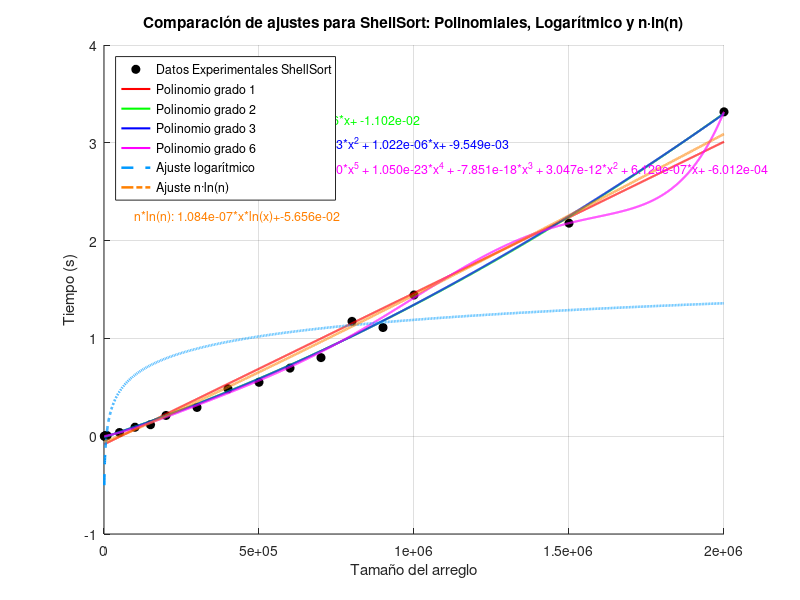

Here is the MATLAB script that generated this plot:
%% COMPARACIÓN DE AJUSTES: POLINOMIAL, LOGARÍTMICO Y n·ln(n) CON ECUACIONES
clear; clc; close all;

%% VALORES DE X
x = [1000
2000
3000
4000
5000
8000
10000
50000
100000
150000
200000
300000
400000
500000
600000
700000
800000
900000
1000000
1500000
2000000];

%% VALORES DE Y = F(x) EN SEGUNDOS
y = [0.000288963
0.000607014
0.000930071
0.001741171
0.002198935
0.004595995
0.00604105
0.037870884
0.091742992
0.117455006
0.212248087
0.294024944
0.484599114
0.551220179
0.696110964
0.803566217
1.174203157
1.111202955
1.443839073
2.178182125
3.316643
];

%% CONFIGURACIÓN DE AJUSTES POLINOMIALES
grados = [1, 2, 3, 6];             % Grados polinomiales
colors = ['r', 'g', 'b', 'm'];     % Colores para polinomios
linewidths = 1.5;

%% ESPACIO DE EVALUACIÓN
xi = linspace(min(x), max(x), 10000);

%% FIGURA PRINCIPAL
figure('Units','normalized','Position',[0.1 0.1 0.7 0.6]);
hold on;

% PUNTOS EXPERIMENTALES
plot(x, y, 'ko', 'MarkerFaceColor', 'k', 'DisplayName', 'Datos Experimentales ShellSort');

% AJUSTES POLINOMIALES
for i = 1:length(grados)
    grado = grados(i);
    p = polyfit(x, y, grado);
    z = polyval(p, xi);
    
    plot(xi, z, colors(i), 'LineWidth', linewidths, 'DisplayName', sprintf('Polinomio grado %d', grado));
    
    % Mostrar ecuación sobre la gráfica
    func_str = sprintf('Grado %d: ', grado);
    for j = 1:length(p)
        exp = length(p) - j;
        if exp == 0
            func_str = [func_str, sprintf('+ %.3e', p(j))];
        elseif exp == 1
            func_str = [func_str, sprintf(' + %.3e*x', p(j))];
        else
            func_str = [func_str, sprintf(' + %.3e*x^%d', p(j), exp)];
        end
    end
    text(0.05, 0.9 - (i-1)*0.05, func_str, 'Units','normalized', 'Color', colors(i), 'FontSize',9);
end

% AJUSTE LOGARÍTMICO
p_log = polyfit(log(x), y, 1);
a = p_log(1); c = p_log(2);
z_log = polyval(p_log, log(xi));
plot(xi, z_log, '--', 'Color', [0 0.6 1], 'LineWidth', 1.8, 'DisplayName', 'Ajuste logarítmico');

% Ecuación logarítmica sobre la gráfica
text(0.05, 0.9 - length(grados)*0.05, ...
    sprintf('Log: %.3e*ln(x)+%.3e', a, c), 'Units','normalized', 'Color',[0 0.6 1], 'FontSize',9);

% AJUSTE n·ln(n)
p_nlogn = polyfit(x .* log(x), y, 1);
b = p_nlogn(1); d = p_nlogn(2);
z_nlogn = polyval(p_nlogn, xi .* log(xi));
plot(xi, z_nlogn, '-.', 'Color', [1 0.5 0], 'LineWidth', 1.8, 'DisplayName', 'Ajuste n·ln(n)');

% Ecuación n*ln(n) sobre la gráfica
text(0.05, 0.9 - (length(grados)+1)*0.05, ...
    sprintf('n*ln(n): %.3e*x*ln(x)+%.3e', b, d), 'Units','normalized', 'Color',[1 0.5 0], 'FontSize',9);

% CONFIGURACIÓN FINAL
grid on;
xlabel('Tamaño del arreglo');
ylabel('Tiempo (s)');
title('Comparación de ajustes para ShellSort: Polinomiales, Logarítmico y n·ln(n)');
legend('Location', 'northwest');
%set(gca, 'XScale', 'log');
hold off;